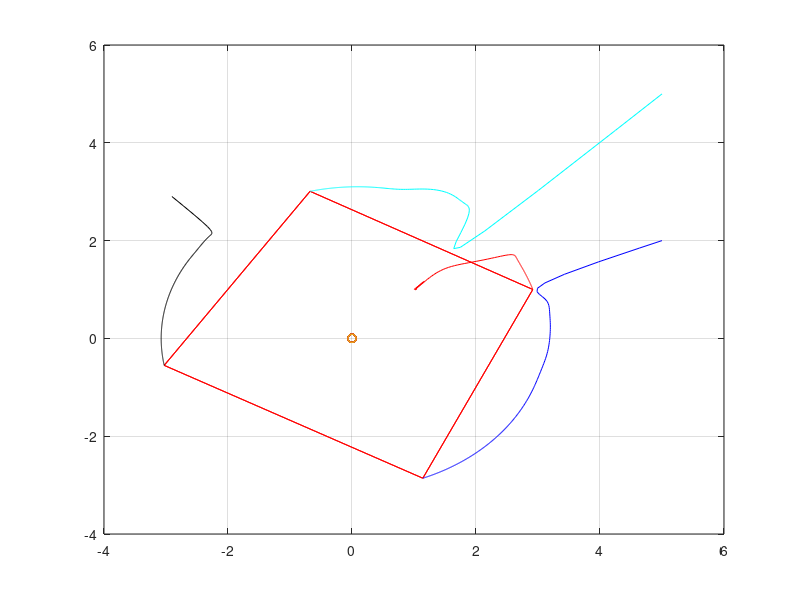

MATLAB code to generate this figure:
clc;
clear all;
close all;

%attraction and repulsion between charges

%A negative charge is places at the centre and four chrages are placed at
%different location

%-----------------------------------------------------------------------
%Initialization of parameters
%-----------------------------------------------------------------------
number_of_robots=4;

%Dynamic characteristic of the robot
% M=0.1;
% B=0.1;
% kd=2;
% ksk=1;
% kr=0.15;
% alpha=3; %radius of the circle



M=1;
B=1;
kd=9;
ksk=1;
kr=0.15;
alpha=3; %radius of the circle

%Charges on each robot
q(1:number_of_robots)=10;

FORCE_THRESHOLD = 1e-3;


%flag for testing whether the robots have developed a Swarm on not
SWARM_FLAG=0;


%Initialization of robots
robot=cell(1,number_of_robots);

%Initial Position of the robots
robot{1}=[-3,3];
robot{2}=[1,1];
robot{3}=[5,2];
robot{4}=[5,5];
% robot{5}=[1,-1];
% robot{6}=[10,6];
hyp_robot=[0,0];  %position of the hypothetical (Virtual Leader) Robot


xdot = zeros(number_of_robots,1);
ydot = zeros(number_of_robots,1);
xdot_virtual=zeros(number_of_robots,1);
ydot_virtual=zeros(number_of_robots,1);


%Vector to hold the position history
robot_Trajectory_Vec=[];
virtual_robot_Trajectory_Vec=[];



for t=1:400  %total simulation time
    t
    %Compute the attractive forces between the center (hypothetical robot)
    %and the actual robots
    %-----------------------------------------------------------
    %-----------------------------------------------------------
    %Electrostatic force by Coloumb's Law
    %F=K(q1q2)/r^2;
    %-----------------------------------------------------------
    %-----------------------------------------------------------
    
    %Computing the new position of Virtual Robot
    
    if (SWARM_FLAG==0)
%         hyp_robot(1)=hyp_robot(1);
%         hyp_robot(2)=hyp_robot(2);
        hyp_robot=hyp_robot;
    elseif (SWARM_FLAG==1)
%        break;
        %Two proceduires for defining the trajectory of the virtual robot
        
% %         %First method is to update the (x,y) coordinates of the virtual
% %         %robot
% %             hyp_robot(1)=hyp_robot(1)+0.01*t
% %             hyp_robot(2)=hyp_robot(2)+sin(2*pi*(1/100)*t)
        
        %Second method is to apply a force on the virtual robot which will
        %cause movement in the virtual robot
        
            fxv=0.1;
%             fyv=10;
            fyv=0.1*sin(2*pi*(1/1000)*t);
        
            fx_virtual = @(t,x) [x(2); (fxv-(B+kd)*x(2))/M];
            [T,X_virtual]=ode45(fx_virtual,[0,0.1],[hyp_robot(1);xdot_virtual(i)]);
            [m,z] = size(X_virtual);
            x_pos_new=X_virtual(m,1);
            xdot_virtual(i)=X_virtual(m,2);
        
              
            fy_virtual = @(t,y) [y(2); (fyv-(B+kd)*y(2))/M];
            [T,Y_virtual]=ode45(fy_virtual,[0,0.1],[hyp_robot(2);ydot_virtual(i)]);
            [m,z] = size(Y_virtual);
            y_pos_new=Y_virtual(m,1);
            ydot_virtual(i)=Y_virtual(m,2);
            
%             hyp_robot(1)=x_pos_new;
%             hyp_robot(2)=y_pos_new;
            hyp_robot=[x_pos_new y_pos_new];
            
%            SWARM_FLAG=0;
        
    end
    
    
    
    %Computing the force for the first robot
    %Equation (6) of the paper
    
    %Computing distance of individual robot from all other robots
    r=zeros(number_of_robots,number_of_robots);
    for i=1:number_of_robots
        for j=1:number_of_robots
            a=robot{i}-robot{j};
            r(i,j)=sqrt(a(1)^2+a(2)^2);
        end
    end
    
%     r
    
    %Computing orientation of individual from all other robots
    theta=zeros(number_of_robots,number_of_robots);
    for i=1:number_of_robots
        for j=1:number_of_robots
            if i==j
                theta(i,j)=0;
            elseif i~=j
                a=robot{i}-robot{j};
                theta(i,j)=atan2(a(2),a(1));
            end
        end
    end
    
%     theta*180/pi
    
    
    %Computing Electrostatic forces (Repulsive) on individual robot
    %from all other robots
    
    Electrostatic_Forces=zeros(number_of_robots,number_of_robots);
    for i=1:number_of_robots
        for j=1:number_of_robots
            if i==j
                Electrostatic_Forces(i,j)=0;
            elseif i~=j
                Electrostatic_Forces(i,j)=(kr*q(i)*q(j))/(r(i,j)^2);
            end
        end
    end
%     Electrostatic_Forces
    
    
    
    %Decomposition of Electrostatic forces in x and y components
    for i=1:number_of_robots
        for j=1:number_of_robots
            EF_x(i,j)=Electrostatic_Forces(i,j)*cos(theta(i,j));
            EF_y(i,j)=Electrostatic_Forces(i,j)*sin(theta(i,j));
        end
    end
    
    %Computing x and y components of Attractive Force (Equation 8 in JP)

    
    for i=1:number_of_robots
        a=robot{i}-hyp_robot;
        Attractive_Force_x(i)=ksk*(a(1)*(a(1)^2+a(2)^2-alpha^2));
        Attractive_Force_y(i)=ksk*(a(2)*(a(1)^2+a(2)^2-alpha^2));
    end
    
    
    
    %Computing resultant forces on each robot
    for i=1:number_of_robots
        FxkVS(i)=sum(EF_x(i,1:number_of_robots))-Attractive_Force_x(i);
        FykVS(i)=sum(EF_y(i,1:number_of_robots))-Attractive_Force_y(i);
    end
    
%     for i=1:number_of_robots
%         F_res(i)=sqrt(F_x_res(i)^2+F_y_res(i)^2);
%         theta_res(i)=atan2(F_y_res(i),F_x_res(i));
%     end
%     F_res
%     
    for i=1:number_of_robots
        
        dummy=robot(i);
        xy_pos=cell2mat(dummy);
        x_pos=xy_pos(1);
        y_pos=xy_pos(2);
        
                
        %initializing x_pos_new and y_pos_new
        x_pos_new=x_pos;
        y_pos_new=y_pos;
        
        distance_from_hyp_robot=sqrt((x_pos-hyp_robot(1))^2+(y_pos-hyp_robot(2))^2);
        
        if(abs(FxkVS(i))>FORCE_THRESHOLD)
            fx = @(t,x) [x(2); (FxkVS(i)-(B+kd)*x(2))/M];
            [T,X]=ode45(fx,[0,0.1],[x_pos;xdot(i)]);
            [m,z] = size(X);
            x_pos_new=X(m,1);
            xdot(i)=X(m,2);
        end
        
        if(abs(FykVS(i))>FORCE_THRESHOLD)
            fy = @(t,y) [y(2); (FykVS(i)-(B+kd)*y(2))/M];
            [T,Y]=ode45(fy,[0,0.1],[y_pos;ydot(i)]);
            [m,z] = size(Y);
            y_pos_new=Y(m,1);
            ydot(i)=Y(m,2);
        end

        if abs(FxkVS(i))<=FORCE_THRESHOLD &&  abs(FykVS(i))<=FORCE_THRESHOLD
            x_pos_new=x_pos;
            y_pos_new=y_pos;
            SWARM_FLAG=1

        
        end
        
        robot{i}=[x_pos_new y_pos_new];
        robot_Trajectory_Vec=[robot_Trajectory_Vec;robot];
        
    end
     virtual_robot_Trajectory_Vec=[virtual_robot_Trajectory_Vec;hyp_robot];
    
    
%     %Drawing lines connecting all the robots
%     if (SWARM_FLAG==1)
%         

    
        
    
end %end of the bigger loop

%---------------------------------------------------------------------
%         Drawing lines between each robot
%---------------------------------------------------------------------

figure(1);
axis equal
% Calculating distance between all the robots
    %Computing distance of individual robot from all other robots
    r=zeros(number_of_robots,number_of_robots);
    for i=1:number_of_robots
        for j=1:number_of_robots
            a=robot{i}-robot{j};
            r(i,j)=sqrt(a(1)^2+a(2)^2);
        end
    end
    
    r
    
    smallest_distance_between_robots=min(r(r>0))  %returns the minimum no-zero value
    smallest_distance_between_robots=floor(smallest_distance_between_robots);
     
    r=zeros(number_of_robots,number_of_robots);
    for i=1:number_of_robots
        for j=1:number_of_robots
            a=robot{i}-robot{j};
            r(i,j)=sqrt(a(1)^2+a(2)^2);
            r(i,j)=floor(r(i,j));
            
            if number_of_robots<4
              first_robot=robot(i);
                xy_pos=cell2mat(first_robot);
                x1=xy_pos(1);
                y1=xy_pos(2);
    
                second_robot=robot(j);
                xy_pos=cell2mat(second_robot);
                x2=xy_pos(1);
            
                y2=xy_pos(2);
                plot(hyp_robot(1),hyp_robot(2),'o'),hold on
                plot([x1 x2],[y1 y2],'r'),hold on,grid on
            
            
            elseif r(i,j)==smallest_distance_between_robots
                first_robot=robot(i);
                xy_pos=cell2mat(first_robot);
                x1=xy_pos(1);
                y1=xy_pos(2);
    
                second_robot=robot(j);
                xy_pos=cell2mat(second_robot);
                x2=xy_pos(1);
            
                y2=xy_pos(2);
                plot(hyp_robot(1),hyp_robot(2),'o'),hold on
                plot([x1 x2],[y1 y2],'r'),hold on,grid on;
            
            end
            
        end
    end

robots_trajectory=cell2mat(robot_Trajectory_Vec);

figure(1);
plot(robots_trajectory(:,1),robots_trajectory(:,2),'k-'),hold on, grid on,
plot(robots_trajectory(:,3),robots_trajectory(:,4),'r-'),hold on, grid on,
plot(robots_trajectory(:,5),robots_trajectory(:,6),'b-'),hold on, grid on,
plot(robots_trajectory(:,7),robots_trajectory(:,8),'c-'),hold on, grid on,
% plot(robots_trajectory(:,9),robots_trajectory(:,10),'g-'),hold on, grid on,

% plot(robots_trajectory(:,11),robots_trajectory(:,12),'o-<'),hold on, grid on,

plot(virtual_robot_Trajectory_Vec(:,1),virtual_robot_Trajectory_Vec(:,2),'o-'),hold on, grid on,

 


% %drawing a circle of radius=alpha
% count=1;
% for theta=0:0.1:2*pi
% x_circle(count)=(alpha+0.5)*cos(theta);
% y_circle(count)=(alpha+0.5)*sin(theta);
% count=count+1;
% end

% x_circle=x_circle+hyp_robot(1);
% y_circle=y_circle+hyp_robot(2);
plot(hyp_robot(1),hyp_robot(2),'o'),hold on
% plot(x_circle,y_circle,'r-'),hold on,



% % % % %plotting a line between the final points
% % % % for i=1:2:(number_of_robots*2)
% % % %     
% % % %     x1=robots_trajectory(end,i);
% % % %     y1=robots_trajectory(end,i+1);
% % % %     
% % % %     if i<(number_of_robots*2-2)
% % % %         x2=robots_trajectory(end,i+2);
% % % %         y2=robots_trajectory(end,i+3);
% % % %     else
% % % %         x2=robots_trajectory(end,mod(i+2,number_of_robots*2));
% % % %         y2=robots_trajectory(end,mod(i+3,number_of_robots*2));
% % % %     end
% % % %     
% % % %     if (x1<=x2)
% % % %         
% % % %         x_points=x1:0.1:x2;
% % % %     elseif (x1>x2)
% % % %         x_points=x2:0.1:x1;
% % % %         %     elseif x1==x2
% % % %         %         x_points=x1*ones(1,100);
% % % %     end
% % % %     
% % % %     if (abs(x1-x2)<=1e-3)
% % % %         disp('I am here')
% % % %         if y1<y2
% % % %             y_points=y1:0.1:y2;
% % % %         elseif y1>y2
% % % %             y_points=y2:0.1:y1;
% % % %         end
% % % %         
% % % %         x_points=x1*ones(1,length(y_points));
% % % %     else
% % % %         
% % % %         slope=(y2-y1)/(x2-x1);
% % % %         y_points=slope*(x_points-x1)+y1;
% % % %     end
% % % %      
% % % %     
% % % %     figure(1)
% % % %     plot(x_points,y_points,'b--'),hold on,
% % % % end
